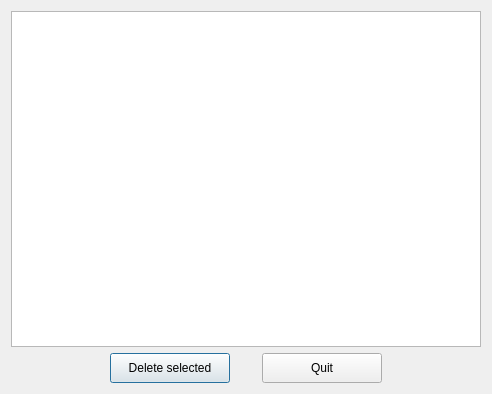
<?xml version="1.0" encoding="UTF-8"?>
<ui version="4.0">
 <class>EditTemplatesDialog</class>
 <widget class="QDialog" name="EditTemplatesDialog">
  <property name="geometry">
   <rect>
    <x>0</x>
    <y>0</y>
    <width>492</width>
    <height>394</height>
   </rect>
  </property>
  <property name="windowTitle">
   <string>Edit existing templates</string>
  </property>
  <layout class="QGridLayout" name="gridLayout">
   <item row="0" column="0" colspan="5">
    <widget class="QTableView" name="tableView">
     <property name="selectionMode">
      <enum>QAbstractItemView::SingleSelection</enum>
     </property>
     <property name="selectionBehavior">
      <enum>QAbstractItemView::SelectRows</enum>
     </property>
    </widget>
   </item>
   <item row="1" column="0">
    <spacer name="horizontalSpacer_2">
     <property name="orientation">
      <enum>Qt::Horizontal</enum>
     </property>
     <property name="sizeHint" stdset="0">
      <size>
       <width>40</width>
       <height>20</height>
      </size>
     </property>
    </spacer>
   </item>
   <item row="1" column="1">
    <widget class="QPushButton" name="pushButton_delete">
     <property name="minimumSize">
      <size>
       <width>120</width>
       <height>30</height>
      </size>
     </property>
     <property name="text">
      <string>Delete selected</string>
     </property>
    </widget>
   </item>
   <item row="1" column="2">
    <spacer name="horizontalSpacer">
     <property name="orientation">
      <enum>Qt::Horizontal</enum>
     </property>
     <property name="sizeType">
      <enum>QSizePolicy::Fixed</enum>
     </property>
     <property name="sizeHint" stdset="0">
      <size>
       <width>20</width>
       <height>20</height>
      </size>
     </property>
    </spacer>
   </item>
   <item row="1" column="3">
    <widget class="QPushButton" name="pushButton_ok">
     <property name="minimumSize">
      <size>
       <width>120</width>
       <height>30</height>
      </size>
     </property>
     <property name="text">
      <string>Quit</string>
     </property>
    </widget>
   </item>
   <item row="1" column="4">
    <spacer name="horizontalSpacer_3">
     <property name="orientation">
      <enum>Qt::Horizontal</enum>
     </property>
     <property name="sizeHint" stdset="0">
      <size>
       <width>40</width>
       <height>20</height>
      </size>
     </property>
    </spacer>
   </item>
  </layout>
 </widget>
 <resources/>
 <connections>
  <connection>
   <sender>pushButton_ok</sender>
   <signal>clicked()</signal>
   <receiver>EditTemplatesDialog</receiver>
   <slot>accept()</slot>
   <hints>
    <hint type="sourcelabel">
     <x>217</x>
     <y>361</y>
    </hint>
    <hint type="destinationlabel">
     <x>245</x>
     <y>196</y>
    </hint>
   </hints>
  </connection>
 </connections>
</ui>
